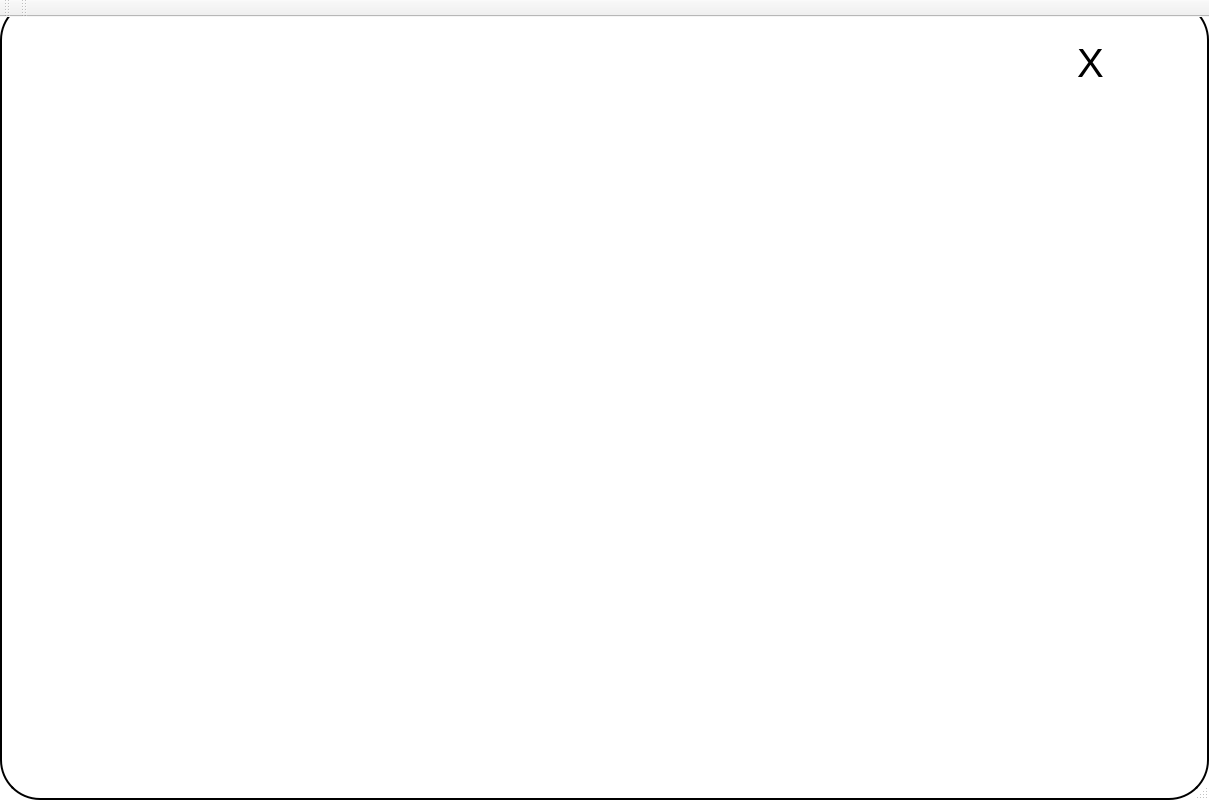
<?xml version="1.0" encoding="UTF-8"?>
<ui version="4.0">
 <class>MainWindow</class>
 <widget class="QMainWindow" name="MainWindow">
  <property name="geometry">
   <rect>
    <x>0</x>
    <y>0</y>
    <width>1209</width>
    <height>800</height>
   </rect>
  </property>
  <property name="windowTitle">
   <string>MainWindow</string>
  </property>
  <property name="styleSheet">
   <string notr="true">QMainWindow
{
	background-color:white;
	border:2px solid black;
	border-radius:40px;
}</string>
  </property>
  <widget class="QWidget" name="centralWidget">
   <widget class="QPushButton" name="closeBtn1">
    <property name="geometry">
     <rect>
      <x>1040</x>
      <y>20</y>
      <width>101</width>
      <height>51</height>
     </rect>
    </property>
    <property name="font">
     <font>
      <pointsize>30</pointsize>
     </font>
    </property>
    <property name="styleSheet">
     <string notr="true">QPushButton
{
	border:none;
	background-color:white;
}</string>
    </property>
    <property name="text">
     <string>X</string>
    </property>
   </widget>
  </widget>
  <widget class="QMenuBar" name="menuBar">
   <property name="geometry">
    <rect>
     <x>0</x>
     <y>0</y>
     <width>1209</width>
     <height>20</height>
    </rect>
   </property>
  </widget>
  <widget class="QToolBar" name="mainToolBar">
   <attribute name="toolBarArea">
    <enum>TopToolBarArea</enum>
   </attribute>
   <attribute name="toolBarBreak">
    <bool>false</bool>
   </attribute>
  </widget>
  <widget class="QStatusBar" name="statusBar"/>
  <widget class="QToolBar" name="toolBar">
   <property name="windowTitle">
    <string>toolBar</string>
   </property>
   <attribute name="toolBarArea">
    <enum>TopToolBarArea</enum>
   </attribute>
   <attribute name="toolBarBreak">
    <bool>false</bool>
   </attribute>
  </widget>
 </widget>
 <layoutdefault spacing="6" margin="11"/>
 <resources/>
 <connections/>
</ui>
